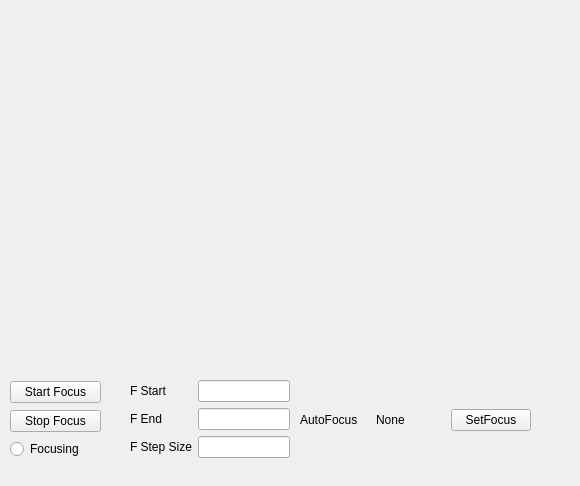
<?xml version="1.0" encoding="UTF-8"?>
<ui version="4.0">
 <class>FocusWidget</class>
 <widget class="QWidget" name="FocusWidget">
  <property name="geometry">
   <rect>
    <x>0</x>
    <y>0</y>
    <width>580</width>
    <height>486</height>
   </rect>
  </property>
  <property name="windowTitle">
   <string>Form</string>
  </property>
  <widget class="PlotWidget" name="focus_plot_widget" native="true">
   <property name="geometry">
    <rect>
     <x>20</x>
     <y>30</y>
     <width>531</width>
     <height>321</height>
    </rect>
   </property>
  </widget>
  <widget class="QWidget" name="gridLayoutWidget">
   <property name="geometry">
    <rect>
     <x>130</x>
     <y>380</y>
     <width>160</width>
     <height>80</height>
    </rect>
   </property>
   <layout class="QGridLayout" name="gridLayout" columnstretch="2,3">
    <item row="1" column="0">
     <widget class="QLabel" name="label_2">
      <property name="text">
       <string>F End</string>
      </property>
     </widget>
    </item>
    <item row="1" column="1">
     <widget class="QLineEdit" name="f_end">
      <property name="text">
       <string/>
      </property>
     </widget>
    </item>
    <item row="0" column="1">
     <widget class="QLineEdit" name="f_start"/>
    </item>
    <item row="2" column="0">
     <widget class="QLabel" name="label_3">
      <property name="text">
       <string>F Step Size</string>
      </property>
     </widget>
    </item>
    <item row="0" column="0">
     <widget class="QLabel" name="label">
      <property name="text">
       <string>F Start</string>
      </property>
     </widget>
    </item>
    <item row="2" column="1">
     <widget class="QLineEdit" name="step_size">
      <property name="text">
       <string/>
      </property>
     </widget>
    </item>
   </layout>
  </widget>
  <widget class="QWidget" name="verticalLayoutWidget">
   <property name="geometry">
    <rect>
     <x>10</x>
     <y>380</y>
     <width>91</width>
     <height>80</height>
    </rect>
   </property>
   <layout class="QVBoxLayout" name="verticalLayout">
    <item>
     <widget class="QPushButton" name="start_focus_button">
      <property name="text">
       <string>Start Focus</string>
      </property>
     </widget>
    </item>
    <item>
     <widget class="QPushButton" name="stop_focus_button">
      <property name="text">
       <string>Stop Focus</string>
      </property>
     </widget>
    </item>
    <item>
     <widget class="QRadioButton" name="focusing_button">
      <property name="text">
       <string>Focusing</string>
      </property>
      <property name="checkable">
       <bool>false</bool>
      </property>
     </widget>
    </item>
   </layout>
  </widget>
  <widget class="QWidget" name="horizontalLayoutWidget">
   <property name="geometry">
    <rect>
     <x>300</x>
     <y>380</y>
     <width>231</width>
     <height>80</height>
    </rect>
   </property>
   <layout class="QHBoxLayout" name="horizontalLayout">
    <item>
     <widget class="QLabel" name="label_4">
      <property name="text">
       <string>AutoFocus</string>
      </property>
     </widget>
    </item>
    <item>
     <widget class="QLabel" name="auto_focus_value">
      <property name="text">
       <string>None</string>
      </property>
     </widget>
    </item>
    <item>
     <widget class="QPushButton" name="set_auto_focus">
      <property name="text">
       <string>SetFocus</string>
      </property>
     </widget>
    </item>
   </layout>
  </widget>
 </widget>
 <customwidgets>
  <customwidget>
   <class>PlotWidget</class>
   <extends>QWidget</extends>
   <header>pyqtgraph</header>
   <container>1</container>
  </customwidget>
 </customwidgets>
 <resources/>
 <connections/>
</ui>
